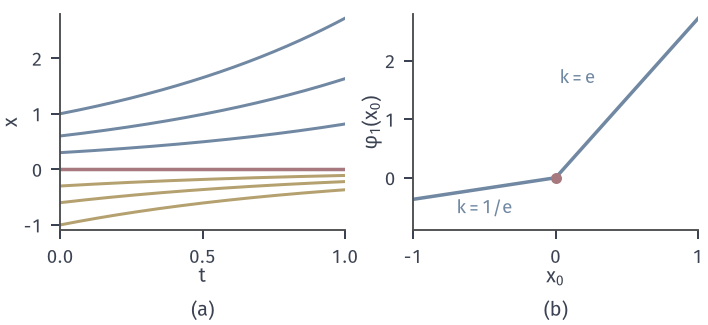

Generate this figure with Python:
from pathlib import Path
import sys
sys.path.insert(0, str(Path(__file__).resolve().parents[1]/"odesens-common"))
from common import *
HERE = Path(__file__).resolve().parent
# 目标：x'=|x| 的流映射 Lipschitz 但在 0 处不可微：x0>=0 时 x0 e^t，x0<0 时 x0 e^{-t}。
fig, axes = figure(width_mm=100, height_mm=46, ncols=2)
panel(fig, .085, .985, .955, .29, .24)
ax = axes[0]; t = np.linspace(0, 1, 201)
for x0 in (.3, .6, 1.): ax.plot(t, x0*np.exp(t), color=BLUE, lw=1.2)
for x0 in (-.3, -.6, -1.): ax.plot(t, x0*np.exp(-t), color=YELLOW, lw=1.2)
ax.plot(t, 0*t, color=RED, lw=1.4)
ax.set_xlim(0, 1); ax.set_ylim(-1.1, 2.8); ax.set_xticks([0, .5, 1]); ax.set_yticks([-1, 0, 1, 2]); ax.set_xlabel('$t$', labelpad=0); ax.set_ylabel('$x$', labelpad=1)
ax = axes[1]; x0 = np.linspace(-1, 1, 401); ax.plot(x0, np.where(x0 >= 0, x0*np.e, x0/np.e), color=BLUE, lw=1.4); ax.plot([0], [0], 'o', ms=4.4, color=RED, mew=0, zorder=5)
ax.text(.28, 1.6, '$k=\\mathrm{e}$', color=BLUE, fontsize=7.5, ha='right'); ax.text(-.5, -.62, '$k=1/\\mathrm{e}$', color=BLUE, fontsize=7.5, ha='center')
ax.set_xlim(-1, 1); ax.set_ylim(-.9, 2.8); ax.set_xticks([-1, 0, 1]); ax.set_yticks([0, 1, 2]); ax.set_xlabel('$x_0$', labelpad=0); ax.set_ylabel('$\\varphi_1(x_0)$', labelpad=1)
tags(fig, axes)
save(fig, HERE, 'figure', {'equation': "x'=|x|"})
